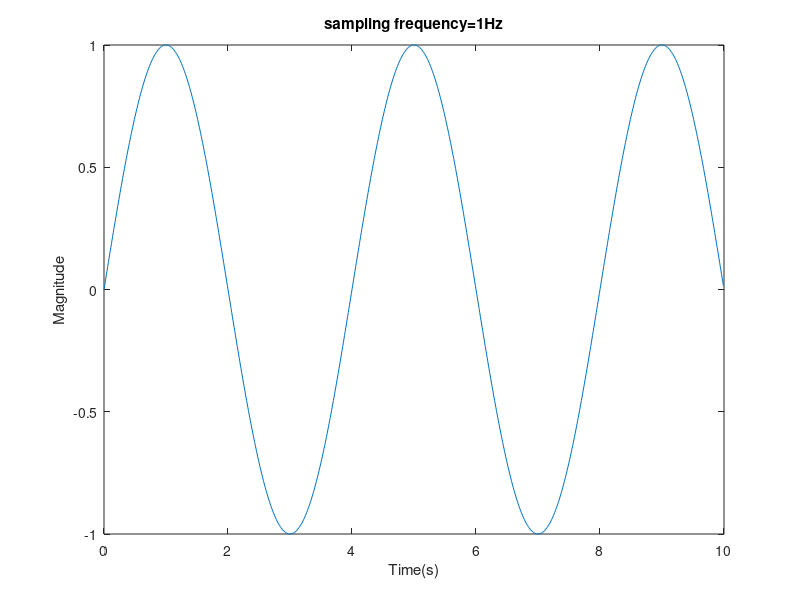
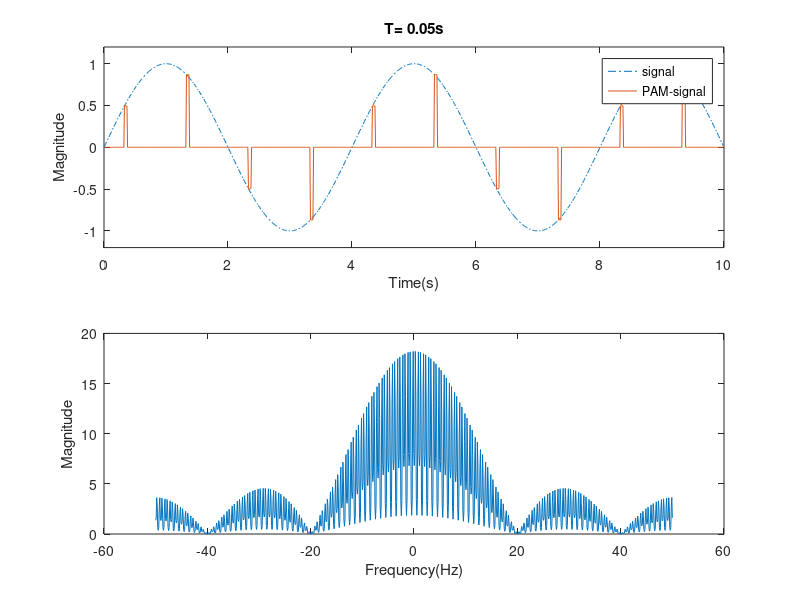
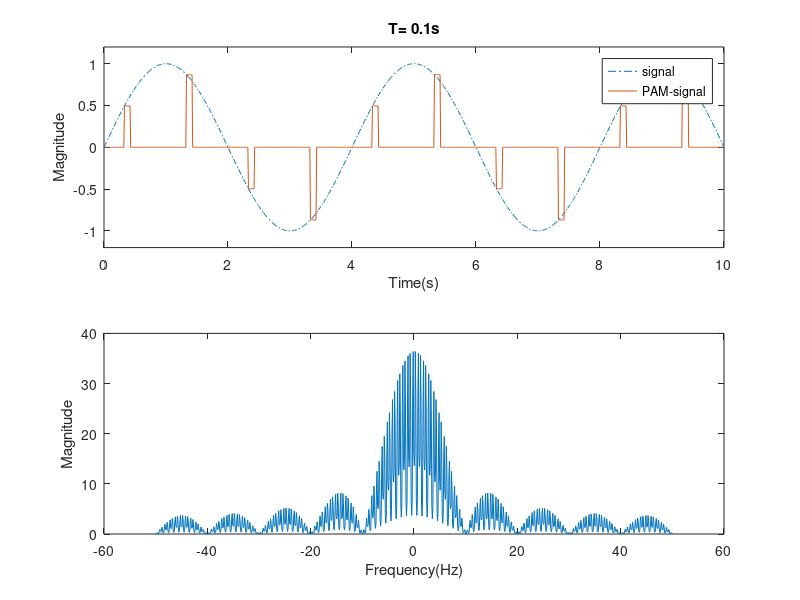
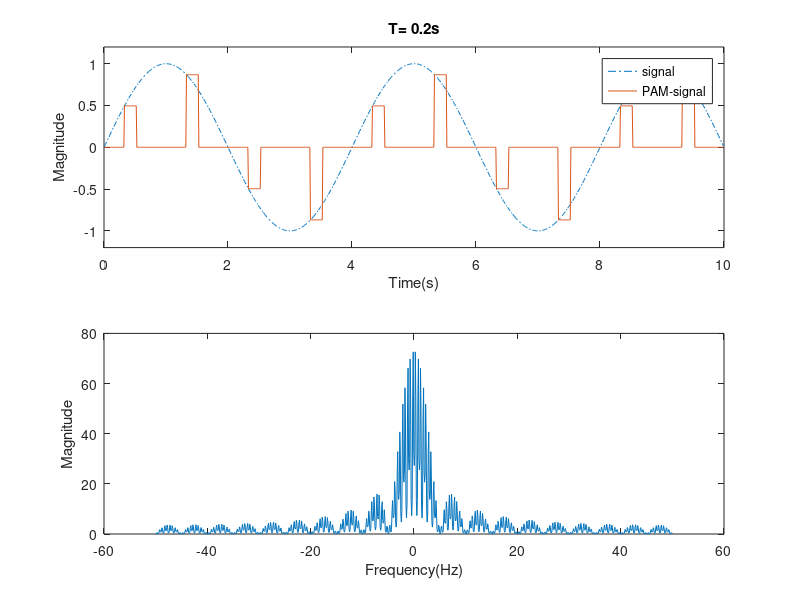

Recreate these plots in MATLAB, in order.
wm=.5*pi;
res=0.01;
fs=1;
sam=floor(1/(fs*res));
t=0:res:10-res;
m=sin(wm*t);
allT=[0.05, 0.1, 0.2, 0.3, 0.4, 0.5];
f=(1/res)*([0:1/(length(t)-1):1]-0.5);
figure
subplot(1,1,1); plot(t,m);
title(['sampling frequency=' num2str(fs) 'Hz']);
xlabel('Time(s)');
ylabel('Magnitude');
 
advance=33;
for k=1:6;
    T=allT(k);
    durInSam=floor(T/res);
    sm=zeros(size(t));
    
    for i=0:floor(length(t)/sam)-1, sm(advance+(i*sam)+1:advance+(i*sam)+durInSam)=m(i*sam+1+advance);
    end
    y=fftshift(abs(fft(sm)));
    
    figure
    subplot(2,1,1);
    plot(t,m,'-.');
    hold on;
    plot(t,sm);
    axis([0 10 -1.2 1.2]);
    xlabel('Time(s)');
    ylabel('Magnitude');
    legend('signal', 'PAM-signal');
    title(['T= ' num2str(T) 's']);
    subplot(2,1,2);
    plot(f,y);
    xlabel('Frequency(Hz)');
    ylabel('Magnitude');
end
